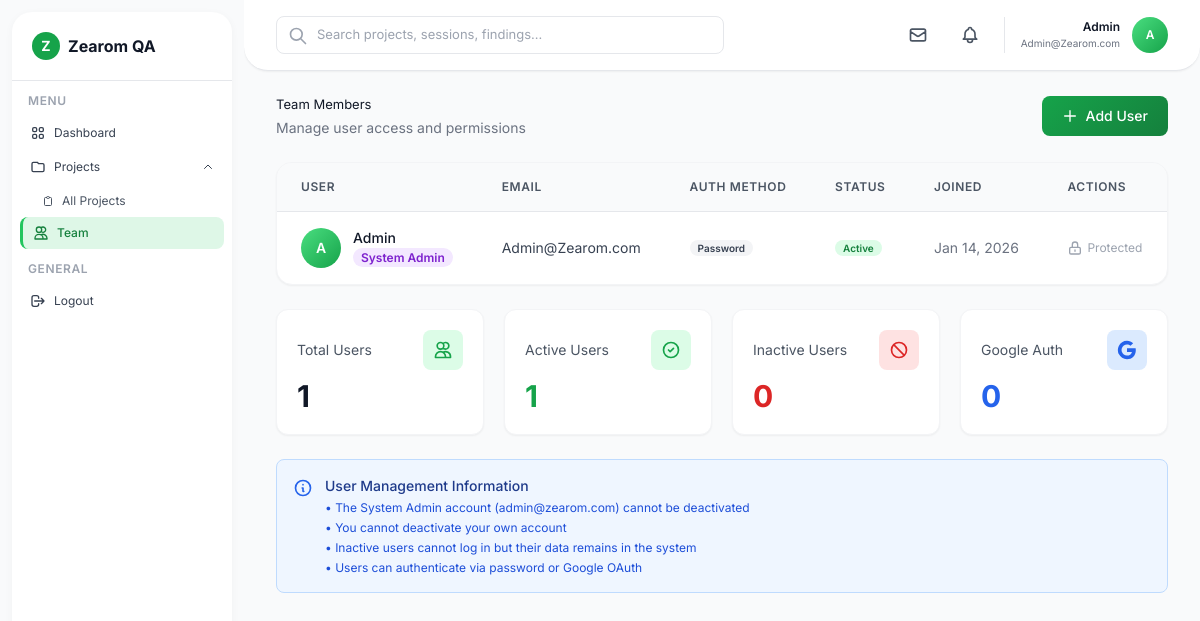
Page /users (signed in) on the earlier database version.
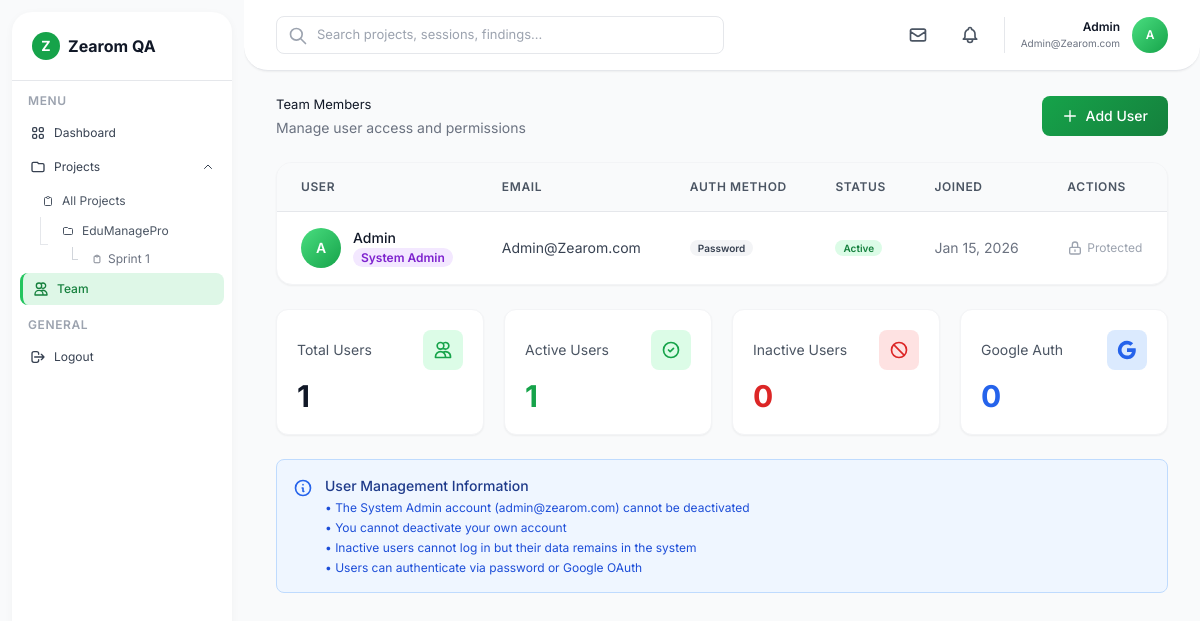
Same page on the later database version.
### app.py (models this page shows)
class User(UserMixin, db.Model):
    id = db.Column(db.Integer, primary_key=True)
    email = db.Column(db.String(150), unique=True, nullable=False)
    password = db.Column(db.String(200))
    name = db.Column(db.String(100))
    is_google_user = db.Column(db.Boolean, default=False)
    is_active = db.Column(db.Boolean, default=True)
    created_at = db.Column(db.DateTime, default=datetime.utcnow)
    projects = db.relationship('Project', backref='creator', lazy=True)
    categories = db.relationship('Category', backref='creator', lazy=True)
    findings = db.relationship('Finding', foreign_keys='Finding.created_by', backref='creator', lazy=True)
    status_updates = db.relationship('Finding', foreign_keys='Finding.status_updated_by', backref='status_updater',
                                     lazy=True)

class Project(db.Model):
    id = db.Column(db.Integer, primary_key=True)
    name = db.Column(db.String(200), nullable=False)
    description = db.Column(db.Text)
    created_by = db.Column(db.Integer, db.ForeignKey('user.id'), nullable=False)
    created_at = db.Column(db.DateTime, default=datetime.utcnow)
    updated_at = db.Column(db.DateTime, default=datetime.utcnow, onupdate=datetime.utcnow)
    sessions = db.relationship('TestingSession', backref='project', lazy=True, cascade='all, delete-orphan')
    categories = db.relationship('Category', backref='project', lazy=True, cascade='all, delete-orphan')

class TestingSession(db.Model):
    id = db.Column(db.Integer, primary_key=True)
    name = db.Column(db.String(200), nullable=False)
    description = db.Column(db.Text)
    status = db.Column(db.String(50), default='Active')
    project_id = db.Column(db.Integer, db.ForeignKey('project.id'), nullable=False)
    created_at = db.Column(db.DateTime, default=datetime.utcnow)
    updated_at = db.Column(db.DateTime, default=datetime.utcnow, onupdate=datetime.utcnow)
    findings = db.relationship('Finding', backref='session', lazy=True, cascade='all, delete-orphan')

### app.py (the view)
@app.route('/users')
@login_required
def users():
    all_users = User.query.order_by(User.created_at.desc()).all()
    return render_template('users.html', users=all_users)

### app.py (called while the page is built)
@login_manager.user_loader
def load_user(user_id):
    return User.query.get(int(user_id))

@app.context_processor
def inject_sidebar_data():
    if current_user.is_authenticated:
        recent_projects = Project.query.filter_by(created_by=current_user.id) \
            .order_by(Project.updated_at.desc()).limit(3).all()
        return dict(sidebar_recent_projects=recent_projects)
    return dict(sidebar_recent_projects=[])

### templates/users.html (shortened to what the changed rows need)
{% extends "base.html" %}
{% block content %}
<div class="mb-6">
    <div class="flex items-center justify-between">
        <div>
            <h1 class="text-gray-900 mb-1">Team Members</h1>
        </div>
    </div>
</div>
<div class="bg-white rounded-2xl shadow-sm border border-gray-100 overflow-hidden">
    <table class="w-full">
        <thead class="bg-gray-50 border-b border-gray-200">
            <tr>
                <th class="px-6 py-4 text-left text-xs font-semibold text-gray-600 uppercase tracking-wider">User</th>
                <th class="px-6 py-4 text-left text-xs font-semibold text-gray-600 uppercase tracking-wider">Email</th>
                <th class="px-6 py-4 text-left text-xs font-semibold text-gray-600 uppercase tracking-wider">Auth Method</th>
                <th class="px-6 py-4 text-left text-xs font-semibold text-gray-600 uppercase tracking-wider">Status</th>
                <th class="px-6 py-4 text-left text-xs font-semibold text-gray-600 uppercase tracking-wider">Joined</th>
                <th class="px-6 py-4 text-left text-xs font-semibold text-gray-600 uppercase tracking-wider">Actions</th>
            </tr>
        </thead>
        <tbody class="divide-y divide-gray-200">
            {% for user in users %}
            <tr class="hover:bg-gray-50 transition">
                <td class="px-6 py-4">
                    <div class="flex items-center">
                        <div class="w-10 h-10 bg-gradient-to-br from-green-400 to-green-600 rounded-full flex items-center justify-center mr-3">
                            <span class="text-white font-semibold text-sm">{{ user.name[0] if user.name else user.email[0].upper() }}</span>
                        </div>
                        <div>
                            <p class="text-sm font-medium text-gray-900">{{ user.name or 'No name' }}</p>
                            {% if user.email.lower() == 'admin@zearom.com' %}
                            <span class="badge bg-purple-100 text-purple-700 text-xs">System Admin</span>
                            {% endif %}
                        </div>
                    </div>
                </td>
                <td class="px-6 py-4">
                    <p class="text-sm text-gray-700">{{ user.email }}</p>
                </td>
                <td class="px-6 py-4">
                    {% if user.is_google_user %}
                    <span class="badge bg-blue-100 text-blue-700">Google OAuth</span>
                    {% else %}
                    <span class="badge bg-gray-100 text-gray-700">Password</span>
                    {% endif %}
                </td>
                <td class="px-6 py-4">
                    {% if user.is_active %}
                    <span class="badge bg-green-100 text-green-700">Active</span>
                    {% else %}
                    <span class="badge bg-red-100 text-red-700">Inactive</span>
                    {% endif %}
                </td>
                <td class="px-6 py-4">
                    <p class="text-sm text-gray-500">{{ user.created_at.strftime('%b %d, %Y') }}</p>
                </td>
                <td class="px-6 py-4">
                    {% if user.email.lower() == 'admin@zearom.com' %}
                    <div class="flex items-center text-xs text-gray-400">
                        <svg class="w-4 h-4 mr-1" fill="none" stroke="currentColor" viewBox="0 0 24 24">
                            <path stroke-linecap="round" stroke-linejoin="round" stroke-width="2" d="M12 15v2m-6 4h12a2 2 0 002-2v-6a2 2 0 00-2-2H6a2 2 0 00-2 2v6a2 2 0 002 2zm10-10V7a4 4 0 00-8 0v4h8z"/>
                        </svg>
                        Protected
                    </div>
                    {% endif %}
                </td>
            </tr>
            {% endfor %}
        </tbody>
    </table>
</div>
{% endblock %}

### templates/base.html (shortened to what the changed rows need)
<!DOCTYPE html>
<html lang="en">
<head>
    <script src="https://cdn.tailwindcss.com"></script>
</head>
<body class="bg-gray-50">
    <div class="flex h-screen overflow-hidden">
        <aside class="sidebar-container flex flex-col">
            <div class="flex-1 overflow-y-auto py-3">
                <div class="px-2 mb-3">
                    <nav class="space-y-0.5">
                        <div>
                            <div id="projectsDropdown" class="projects-dropdown open mt-1">
                                <div class="ml-3 space-y-0.5">
                                    {% if sidebar_recent_projects %}
                                        {% for project in sidebar_recent_projects %}
                                        <div class="tree-line">
                                            <div>
                                                <a href="{{ url_for('project_detail', project_id=project.id) }}"
                                                   class="sidebar-item flex items-center px-2.5 py-1.5 text-xs rounded-lg text-gray-600 hover:text-gray-900 ">
                                                    <svg class="w-3 h-3 mr-2" fill="none" stroke="currentColor" viewBox="0 0 24 24">
                                                        <path stroke-linecap="round" stroke-linejoin="round" stroke-width="2" d="M3 7v10a2 2 0 002 2h14a2 2 0 002-2V9a2 2 0 00-2-2h-6l-2-2H5a2 2 0 00-2 2z"/>
                                                    </svg>
                                                    <span class="truncate">{{ project.name[:20] }}{% if project.name|length > 20 %}...{% endif %}</span>
                                                </a>
                                                {% set sorted_sessions = project.sessions|sort(attribute='updated_at', reverse=True) %}
                                                {% if sorted_sessions %}
                                                <div class="ml-3 mt-0.5 space-y-0.5">
                                                    {% for session in sorted_sessions %}
                                                    {% if loop.index <= 3 %}
                                                    <div class="session-tree-line">
                                                        <a href="{{ url_for('session_detail', session_id=session.id) }}"
                                                           class="sidebar-item flex items-center px-2 py-1 text-xs rounded-lg text-gray-500 hover:text-gray-900 ">
                                                            <svg class="w-2.5 h-2.5 mr-1.5" fill="none" stroke="currentColor" viewBox="0 0 24 24">
                                                                <path stroke-linecap="round" stroke-linejoin="round" stroke-width="2" d="M9 5H7a2 2 0 00-2 2v12a2 2 0 002 2h10a2 2 0 002-2V7a2 2 0 00-2-2h-2M9 5a2 2 0 002 2h2a2 2 0 002-2M9 5a2 2 0 012-2h2a2 2 0 012 2"/>
                                                            </svg>
                                                            <span class="truncate">{{ session.name[:18] }}{% if session.name|length > 18 %}...{% endif %}</span>
                                                        </a>
                                                    </div>
                                                    {% endif %}
                                                    {% endfor %}
                                                </div>
                                                {% endif %}
                                            </div>
                                        </div>
                                        {% endfor %}
                                    {% endif %}
                                </div>
                            </div>
                        </div>
                    </nav>
                </div>
            </div>
        </aside>
        <main class="flex-1 overflow-y-auto">
            <header class="bg-white border-b border-gray-200 sticky top-0 z-10 navbar-curved shadow-sm">
                <div class="flex items-center justify-between px-8 py-4">
                    <div class="flex items-center space-x-4">
                        <div class="flex items-center space-x-3 pl-4 border-l border-gray-200">
                            <div class="text-right">
                                <p class="text-xs font-semibold text-gray-900">{{ current_user.name or current_user.email.split('@')[0] }}</p>
                                <p class="text-xs text-gray-500" style="font-size: 10px;">{{ current_user.email }}</p>
                            </div>
                            <div class="w-9 h-9 bg-gradient-to-br from-green-400 to-green-600 rounded-full flex items-center justify-center">
                                <span class="text-white font-semibold text-xs">{{ current_user.name[0] if current_user.name else current_user.email[0].upper() }}</span>
                            </div>
                        </div>
                    </div>
                </div>
            </header>
            <div class="px-8 py-6">
                {% block content %}{% endblock %}
            </div>
        </main>
    </div>
</body>
</html>

Differences in the rows shown:
added Project: name "EduManagePro"
added TestingSession: name "Sprint 1"
changed User "Admin": created_at "Jan 14, 2026" → "Jan 15, 2026"
